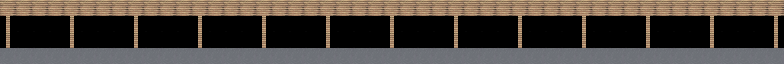

Below is a game level as drawn by its tile map, then a one-line description and the .tmx file that defines it, in full:
An orthogonal 49x4 tile map with 16x16 px tiles, 2 tile layers (Tile Layer 2, Tile Layer 1), 2 tilesets.

<map version="1.10" tiledversion="1.11.2" orientation="orthogonal" renderorder="right-down" width="49" height="4" tilewidth="16" tileheight="16" infinite="0" nextlayerid="3" nextobjectid="1">
 <tileset firstgid="1" source="Blocks.tsx" />
 <tileset firstgid="65" source="../Blocks.tsx" />
 <layer id="2" name="Tile Layer 2" width="49" height="4">
  <data encoding="csv">
0,0,0,0,0,0,0,0,0,0,0,0,0,0,0,0,0,0,0,0,0,0,0,0,0,0,0,0,0,0,0,0,0,0,0,0,0,0,0,0,0,0,0,0,0,0,0,0,0,
0,0,0,0,0,0,0,0,0,0,0,0,0,0,0,0,0,0,0,0,0,0,0,0,0,0,0,0,0,0,0,0,0,0,0,0,0,0,0,0,0,0,0,0,0,0,0,0,0,
0,0,0,0,0,0,0,0,0,0,0,0,0,0,0,0,0,0,0,0,0,0,0,0,0,0,0,0,0,0,0,0,0,0,0,0,0,0,0,0,0,0,0,0,0,0,0,0,0,
0,0,0,0,0,0,0,0,0,0,0,0,0,0,0,0,0,0,0,0,0,0,0,0,0,0,0,0,0,0,0,0,0,0,0,0,0,0,0,0,0,0,0,0,0,0,0,0,0
</data>
 </layer>
 <layer id="1" name="Tile Layer 1" width="49" height="4">
  <data encoding="csv">
12,12,12,12,12,12,12,12,12,12,12,12,12,12,12,12,12,12,12,12,12,12,12,12,12,12,12,12,12,12,12,12,12,12,12,12,12,12,12,12,12,12,12,12,12,12,12,12,12,
47,1,1,1,47,1,1,1,47,1,1,1,47,1,1,1,47,1,1,1,47,1,1,1,47,1,1,1,47,1,1,1,47,1,1,1,47,1,1,1,47,1,1,1,47,1,1,1,47,
47,1,1,1,47,1,1,1,47,1,1,1,47,1,1,1,47,1,1,1,47,1,1,1,47,1,1,1,47,1,1,1,47,1,1,1,47,1,1,1,47,1,1,1,47,1,1,1,47,
4,4,4,4,4,4,4,4,4,4,4,4,4,4,4,4,4,4,4,4,4,4,4,4,4,4,4,4,4,4,4,4,4,4,4,4,4,4,4,4,4,4,4,4,4,4,4,4,4
</data>
 </layer>
</map>
